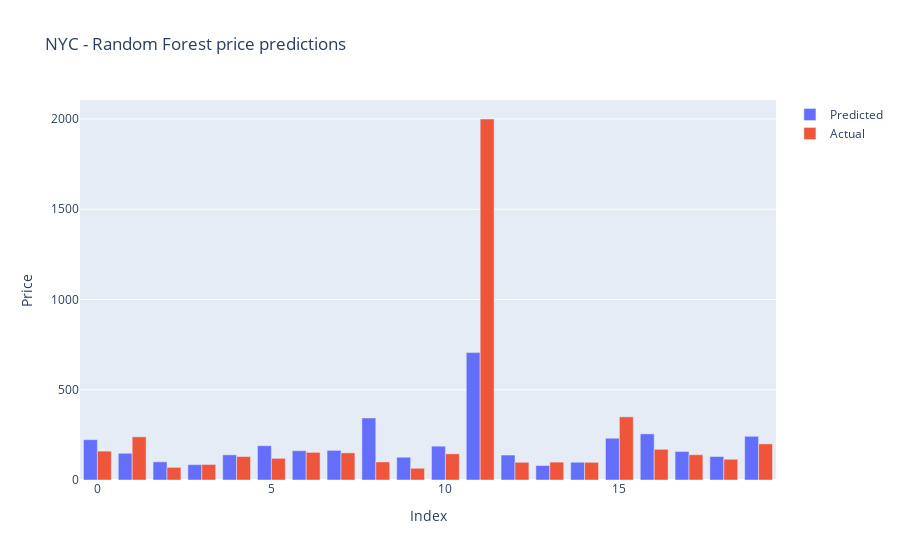

The notebook cell this image was saved under:
### Code cell
import plotly.graph_objs as go
import plotly.express as px

title=['Pred vs Actual']
fig = go.Figure(data=[
    go.Bar(name='Predicted', x=error_diff1.index, y=error_diff['Predicted Values']),
    go.Bar(name='Actual', x=error_diff1.index, y=error_diff['Actual Values'])
])
fig.update_layout(barmode='group', title="NYC - Random Forest price predictions", yaxis = dict(title ="Price"), xaxis =dict(title="Index"))
fig.show()

plt.figure(figsize=(16,8))
sns.regplot(y_preds,y_test)
plt.xlabel('Predictions')
plt.ylabel('Actual')
plt.title("Random Forest Predictions")
plt.show()

### Figure 1 — Plotly figure (JSON) as saved in the notebook; plotly's stock layout.template omitted (floating-point values rounded to 4 significant figures; data arrays with more than 128 entries replaced by an {"elided": "..."} marker saying what was removed)
{"data": [{"name": "Predicted", "type": "bar", "x": [0, 1, 2, 3, 4, 5, 6, 7, 8, 9, 10, 11, 12, 13, 14, 15, 16, 17, 18, 19], "y": {"elided": "3064 float values"}}, {"name": "Actual", "type": "bar", "x": [0, 1, 2, 3, 4, 5, 6, 7, 8, 9, 10, 11, 12, 13, 14, 15, 16, 17, 18, 19], "y": {"elided": "3064 float values"}}], "layout": {"barmode": "group", "title": {"text": "NYC - Random Forest price predictions"}, "xaxis": {"title": {"text": "Index"}}, "yaxis": {"title": {"text": "Price"}}}}
